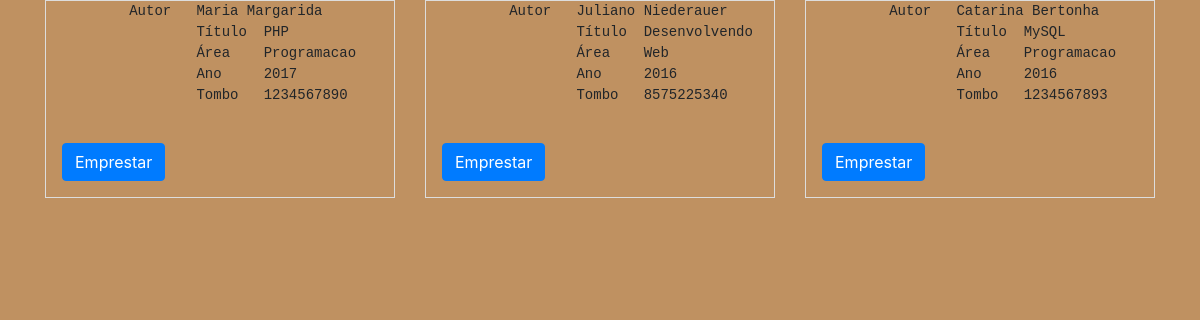
Page /teste.php on the committed database.
### tables this page shows
CREATE TABLE `livros` (
  `autor` varchar(20) DEFAULT NULL,
  `titulo` varchar(40) DEFAULT NULL,
  `area` varchar(16) DEFAULT NULL,
  `ano` smallint(6) DEFAULT NULL,
  `tombo` char(10) DEFAULT NULL
);

### teste.php (the view, shortened to what this page needs)
<?php
$arq1 = "validaUsr";
$arq2 = "emprestarLivro.php";
include "head.php";
if ($_usuarioDigitado = '' or $senhaDigitada = '')
	header("Location: $arq1");
else
{
	$tab="livros";
	$conexão = new mysqli($servidor, $usuario, $senha, $bd);
	$tombo = mostraLivros($tab, $arq2, $conexão);
}
function mostraLivros($tab, $arq, $conexão)
{
		$query= "SELECT * FROM $tab";
		$resultado = $conexão->query($query);
		$linhas = $resultado->num_rows;
		echo '<div class="row">';
		for ($j = 0 ; $j < $linhas ; ++$j)
		{
		$resultado->data_seek($j);
		$linha = $resultado->fetch_array(MYSQLI_NUM);
		echo <<<_TEXTO
        <div class="col-md-4">
        <fieldset class="scheduler-border">
		<pre>
        Autor	$linha[0]
		Título	$linha[1]
		Área	$linha[2]
		Ano	$linha[3]
		Tombo	$linha[4]
		</pre>
        <form name = "emprestar" action="$arq" method="post">
		<input type ="hidden" name="Tombo" value="$linha[4]">
		<button type="submit" name="button" class="btn btn-primary">Emprestar</button></form>
        </fieldset>
        </div>
_TEXTO;
if((($j+1)%3)==0)
{
    echo '</div> <div class="row">';
}
		}
        echo '</div> <div class="row">';
        if (isset ($_POST['Tombo'])) $tombo = $_POST['Tombo'];
		else $tombo = "0";
	        return ($tombo);
}
?>

### css/css.css (style rules this page uses)
body, html { margin: 0; padding: 0; height: 100%; background: #bf9161 !important; }
fieldset.scheduler-border { border: 1px groove #ddd !important; padding: 0 1em 1em 1em !important; margin: 0 0 1em 0 !important; -webkit-box-shadow: 0px 0px 0px 0px #000; box-shadow: 0px 0px 0px 0px #000; }

### rows in the picture
livros: autor "Maria Margarida", titulo "PHP", area "Programacao", ano "2017", tombo "1234567890"
livros: autor "Juliano Niederauer", titulo "Desenvolvendo…", area "Web", ano "2016", tombo "8575225340"
livros: autor "Catarina Bertonha", titulo "MySQL", area "Programacao", ano "2016", tombo "1234567893"
